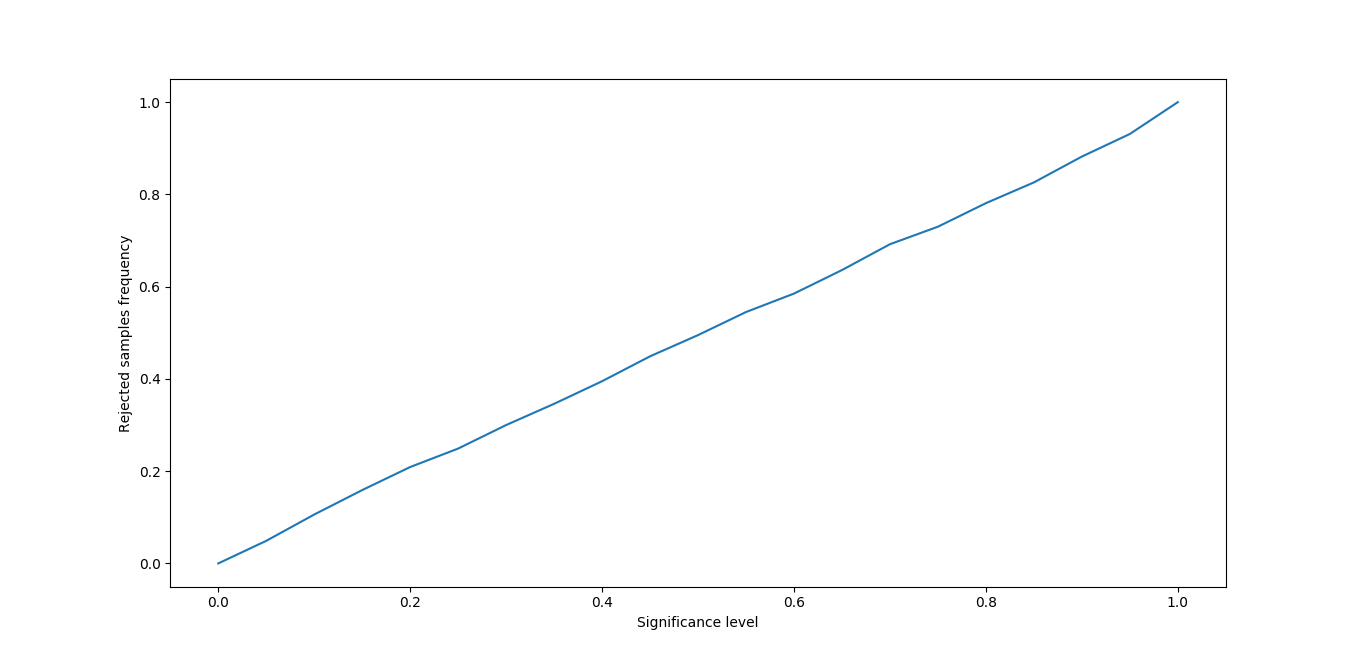

This chart was generated by the following Python code:
#!/usr/bin/python
import numpy as np
import matplotlib.pyplot as plt
from scipy.stats import kstest, chisquare


NUM_CATEGORIES = 10
SAMPLE_SIZE = 100
SIGNIFICANCE_LEVEL = 0.05
N = 1000

if __name__ == '__main__':
    # task 4a
    print("Task 4a:")
    sample = np.random.uniform(size=SAMPLE_SIZE)
    f_obs = np.zeros(NUM_CATEGORIES, dtype=int)
    for x in sample:
        f_obs[int(x / (1. / NUM_CATEGORIES))] += 1
    print('Observed frequences in the sample: {}'.format(f_obs))
    
    cs_test = chisquare(f_obs)
    ks_test = kstest(sample, 'uniform')
    print('P-value of the chi-square test: {}, within {} significance level the null hypothesis is {}'.format(
        cs_test.pvalue, SIGNIFICANCE_LEVEL, 'rejected' if cs_test.pvalue <= SIGNIFICANCE_LEVEL else 'not rejected'))
    print('P-value of the K-S test: {}, within {} significance level the null hypothesis is {}'.format(
        ks_test.pvalue, SIGNIFICANCE_LEVEL, 'rejected' if ks_test.pvalue <= SIGNIFICANCE_LEVEL else 'not rejected'))

    # task 4b
    alphas = np.arange(0., 1.05, step=.05)
    freq_rej = np.zeros(alphas.shape)
    for _ in range(N):
        sample = np.random.uniform(size=SAMPLE_SIZE)
        ks_test = kstest(sample, 'uniform')
        for i, alpha in enumerate(alphas):
            if ks_test.pvalue <= alpha:
                freq_rej[i] += 1
    freq_rej /= N
    plt.plot(alphas, freq_rej)
    plt.xlabel('Significance level')
    plt.ylabel('Rejected samples frequency')
    plt.show()
